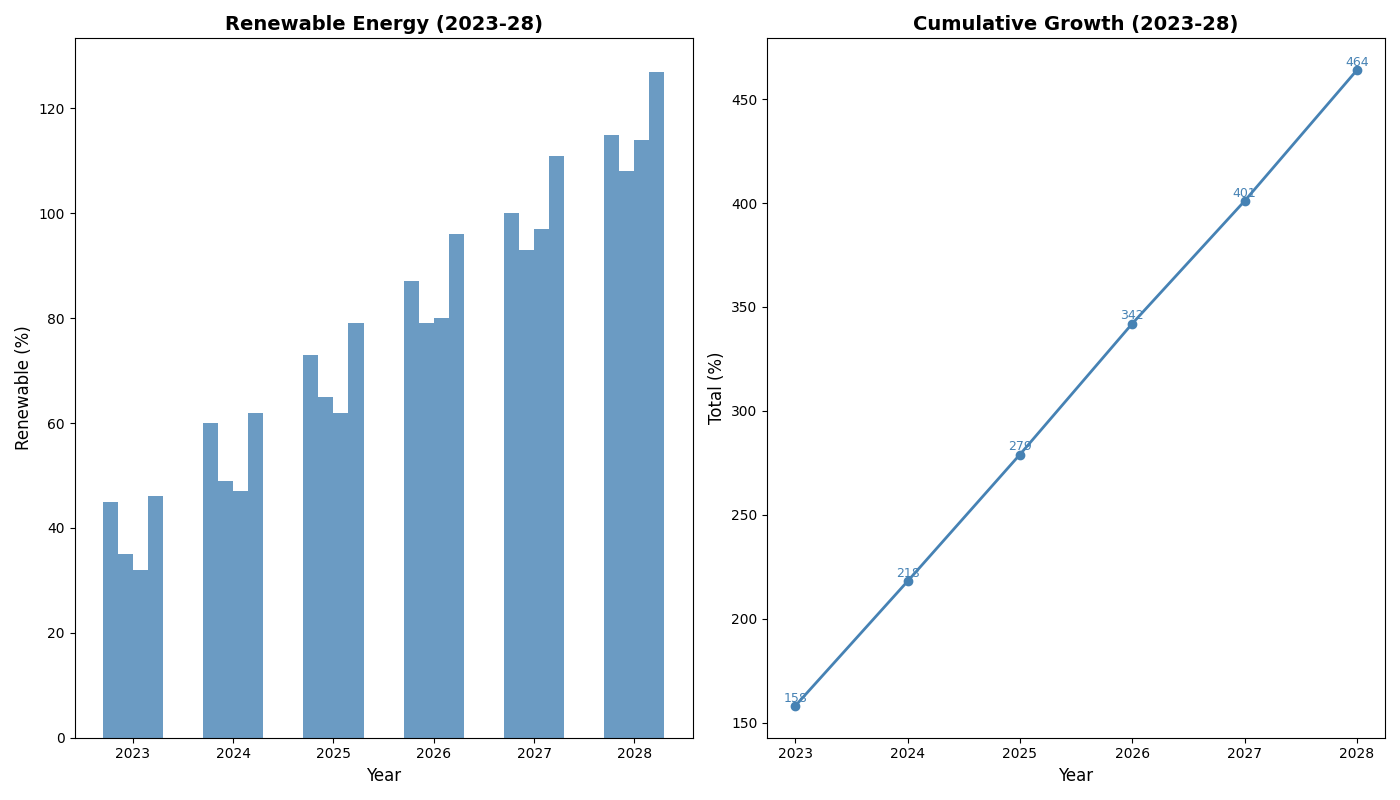

This figure's Python source:
import matplotlib.pyplot as plt
import numpy as np

years = np.arange(2023, 2029)
countries = ['A', 'B', 'C', 'D']

solar = np.array([
    [10, 15, 20, 25, 30, 35],
    [5, 10, 15, 20, 25, 30],
    [8, 12, 18, 23, 28, 34],
    [12, 17, 22, 28, 33, 38]
])

wind = np.array([
    [15, 20, 25, 30, 35, 40],
    [12, 16, 22, 27, 32, 37],
    [10, 15, 20, 27, 33, 38],
    [18, 24, 30, 35, 40, 45]
])

hydro = np.array([
    [20, 25, 28, 32, 35, 40],
    [18, 23, 28, 32, 36, 41],
    [14, 20, 24, 30, 36, 42],
    [16, 21, 27, 33, 38, 44]
])

total_renewable = solar + wind + hydro
annual_totals = total_renewable.sum(axis=0)

fig, (ax1, ax2) = plt.subplots(1, 2, figsize=(14, 8))

bar_width = 0.15
x_indexes = np.arange(len(years))
single_color = '#4682B4'

for i in range(len(countries)):
    ax1.bar(x_indexes + i * bar_width, solar[i], width=bar_width, color=single_color, alpha=0.8)
    ax1.bar(x_indexes + i * bar_width, wind[i], width=bar_width, bottom=solar[i], color=single_color, alpha=0.8)
    ax1.bar(x_indexes + i * bar_width, hydro[i], width=bar_width, bottom=solar[i] + wind[i], color=single_color, alpha=0.8)

ax1.set_xlabel('Year', fontsize=12)
ax1.set_ylabel('Renewable (%)', fontsize=12)
ax1.set_title('Renewable Energy (2023-28)', fontsize=14, fontweight='bold')
ax1.set_xticks(x_indexes + bar_width * 1.5)
ax1.set_xticklabels(years)

ax2.plot(years, annual_totals, marker='o', color=single_color, linewidth=2)

for (year, total) in zip(years, annual_totals):
    ax2.text(year, total + 2, f'{total}', ha='center', fontsize=9, color=single_color)

ax2.set_xlabel('Year', fontsize=12)
ax2.set_ylabel('Total (%)', fontsize=12)
ax2.set_title('Cumulative Growth (2023-28)', fontsize=14, fontweight='bold')
ax2.set_xticks(years)
ax2.set_xticklabels(years)

plt.tight_layout()
plt.show()
